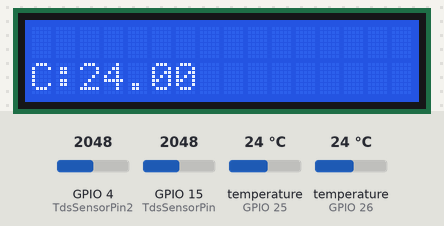
Bench run of a sketch on a simulated ESP32. Parts: 16×2 character LCD. Inputs (shaded band) come from the test bench; at power-on: temperature (sensors on GPIO 25, GPIO 26) 24 °C, GPIO 4 (TdsSensorPin2) = 2048, GPIO 15 (TdsSensorPin) = 2048. What the sketch prints to the serial monitor is not drawn.

Above: at 2.4 s.
2.5 s: temperature (sensor on GPIO 25) set to 12 °C
At 6.3 s:
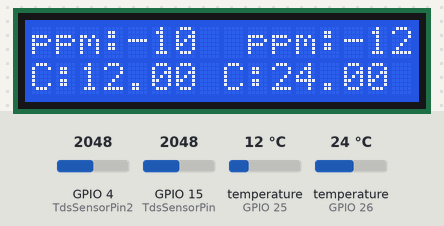
7.3 s: temperature (sensor on GPIO 26) set to 19 °C
At 10.6 s:
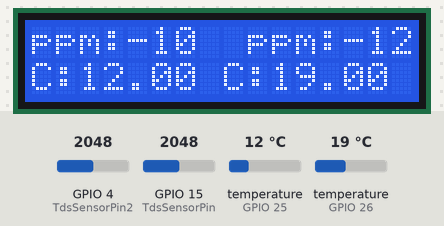
12.1 s: temperature (sensor on GPIO 25) set to 28 °C
At 13.6 s:
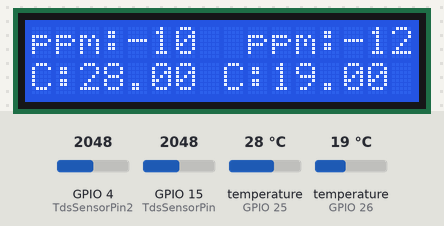
16.9 s: temperature (sensor on GPIO 26) set to 33 °C
At 21.5 s:
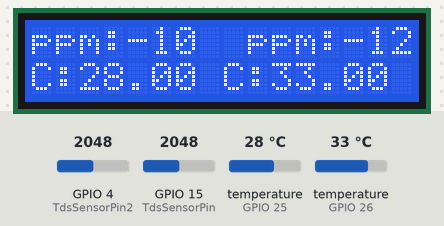
21.9 s: temperature (sensor on GPIO 25) set to 41 °C
At 24.5 s:
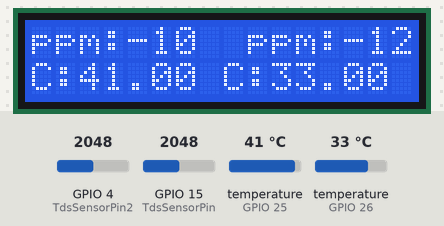
26.7 s: temperature (sensor on GPIO 26) set to 1 °C
At 28.8 s:
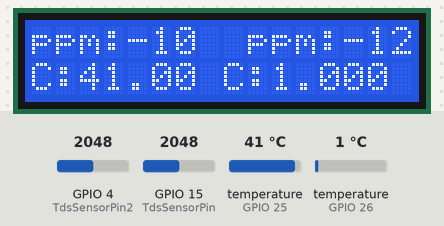
Timing chart, 0 to 30.3 s (numbered marks = the images above; inputs shaded):
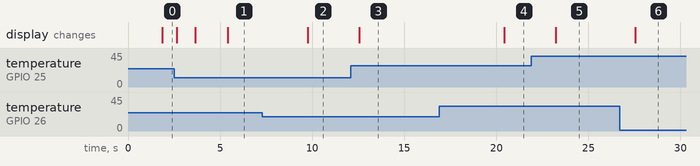

The sketch:

ESP32_4TDS_2TEMP.ino
```cpp
#include <LiquidCrystal_I2C.h>
#include <OneWire.h>
#include <DallasTemperature.h>

LiquidCrystal_I2C lcd (0x27, 16,2);

#define TdsSensorPin 15
#define VREF 5.0      // analog reference voltage(Volt) of the ADC
#define SCOUNT  30           // sum of sample point
int analogBuffer[SCOUNT];    // store the analog value in the array, read from ADC
int analogBufferTemp[SCOUNT];
int analogBufferIndex = 0,copyIndex = 0;
float averageVoltage = 0,tdsValue = 0,temperature = 25;

#define TdsSensorPin2 4
#define VREF2 5.0      // analog reference voltage(Volt) of the ADC
#define SCOUNT2  30           // sum of sample point
int analogBuffer2[SCOUNT2];    // store the analog value in the array, read from ADC
int analogBufferTemp2[SCOUNT2];
int analogBufferIndex2 = 0,copyIndex2 = 0;
float averageVoltage2 = 0,tdsValue2 = 0,temperature2 = 25;

OneWire ourWireBus1(25);                  //Se establece el pin 4  como bus OneWire
DallasTemperature sensor1(&ourWireBus1); //Se declara una variable u objeto para nuestro sensor

OneWire ourWireBus2(26);                  //Se establece el pin 4  como bus OneWire
DallasTemperature sensor2(&ourWireBus2); //Se declara una variable u objeto para nuestro sensor

void setup()
{
    Serial.begin(115200);
    lcd.init();  // Initialize the LCD connected
    lcd.backlight();  // Turn on the backlight on LCD.
    pinMode(TdsSensorPin,INPUT);
    pinMode(TdsSensorPin2,INPUT);
    sensor1.begin();   //Se inicia el sensor
    sensor2.begin();   //Se inicia el sensor
}

void loop()
{
   static unsigned long analogSampleTimepoint = millis();
   if(millis()-analogSampleTimepoint > 40U)     //every 40 milliseconds,read the analog value from the ADC
   {
     analogSampleTimepoint = millis();
     analogBuffer[analogBufferIndex] = analogRead(TdsSensorPin);    //read the analog value and store into the buffer
     analogBufferIndex++;
     if(analogBufferIndex == SCOUNT)
         analogBufferIndex = 0;
   }
   static unsigned long printTimepoint = millis();
   if(millis()-printTimepoint > 800U)
   {
      printTimepoint = millis();
      for(copyIndex=0;copyIndex<SCOUNT;copyIndex++)
        analogBufferTemp[copyIndex]= analogBuffer[copyIndex];
      averageVoltage = getMedianNum(analogBufferTemp,SCOUNT) * (float)VREF / 1024.0; // read the analog value more stable by the median filtering algorithm, and convert to voltage value
      float compensationCoefficient=1.0+0.02*(temperature-25.0);    //temperature compensation formula: fFinalResult(25^C) = fFinalResult(current)/(1.0+0.02*(fTP-25.0));
      float compensationVolatge=averageVoltage/compensationCoefficient;  //temperature compensation
      tdsValue=(133.42*compensationVolatge*compensationVolatge*compensationVolatge - 255.86*compensationVolatge*compensationVolatge + 857.39*compensationVolatge)*0.5; //convert voltage value to tds value
      //Serial.print("voltage:");
      //Serial.print(averageVoltage,2);
      //Serial.print("V   ");
      tdsValue= (tdsValue*0.025509483)-10;
      Serial.print("TDS Value:");
      Serial.print(tdsValue,0);
      Serial.println("ppm");
      lcd.setCursor(0, 0);    //Here cursor is placed on first position (col: 0) of the second line (row: 1)
      lcd.print ( "ppm:" );
      lcd.print( tdsValue,0);
   }

   static unsigned long analogSampleTimepoint2 = millis();
   if(millis()-analogSampleTimepoint2 > 40U)     //every 40 milliseconds,read the analog value from the ADC
   {
     analogSampleTimepoint2 = millis();
     analogBuffer2[analogBufferIndex2] = analogRead(TdsSensorPin2);    //read the analog value and store into the buffer
     analogBufferIndex2++;
     if(analogBufferIndex2 == SCOUNT2)
         analogBufferIndex2 = 0;
   }
   static unsigned long printTimepoint2 = millis();
   if(millis()-printTimepoint2 > 800U)
   {
      printTimepoint2 = millis();
      for(copyIndex2=0;copyIndex2<SCOUNT2;copyIndex2++)
        analogBufferTemp2[copyIndex2]= analogBuffer2[copyIndex2];
      averageVoltage2 = getMedianNum2(analogBufferTemp2,SCOUNT2) * (float)VREF2 / 1024.0; // read the analog value more stable by the median filtering algorithm, and convert to voltage value
      float compensationCoefficient2=1.0+0.02*(temperature2-25.0);    //temperature compensation formula: fFinalResult(25^C) = fFinalResult(current)/(1.0+0.02*(fTP-25.0));
      float compensationVolatge2=averageVoltage2/compensationCoefficient2;  //temperature compensation
      tdsValue2=(133.42*compensationVolatge2*compensationVolatge2*compensationVolatge2 - 255.86*compensationVolatge2*compensationVolatge2 + 857.39*compensationVolatge2)*0.5; //convert voltage value to tds value
      //Serial.print("voltage:");
      //Serial.print(averageVoltage,2);
      //Serial.print("V   ");
      tdsValue2= (tdsValue2*0.013126029)-12;
      Serial.print("TDS Value2:");
      Serial.print(tdsValue2,0);
      Serial.println("ppm");
      lcd.print ( "  ppm:" );
      lcd.print( tdsValue2,0);
   }
   delay(1000);

   sensor1.requestTemperatures();   //Se envía el comando para leer la temperatura
   float temp1= sensor1.getTempCByIndex(0); //Se obtiene la temperatura en ºC
   Serial.print(temp1);
   Serial.println(" C");
   lcd.setCursor(0, 1);
   lcd.print ( "C:" );
   lcd.print ( temp1 );

   sensor2.requestTemperatures();   //Se envía el comando para leer la temperatura
   float temp2= sensor2.getTempCByIndex(0); //Se obtiene la temperatura en ºC
   Serial.print(temp2);
   Serial.println(" C");
   lcd.print ( " C:" );
   lcd.print ( temp2 );

  delay(1000);
}
int getMedianNum(int bArray[], int iFilterLen)
{
      int bTab[iFilterLen];
      for (byte i = 0; i<iFilterLen; i++)
      bTab[i] = bArray[i];
      int i, j, bTemp;
      for (j = 0; j < iFilterLen - 1; j++)
      {
      for (i = 0; i < iFilterLen - j - 1; i++)
          {
        if (bTab[i] > bTab[i + 1])
            {
        bTemp = bTab[i];
            bTab[i] = bTab[i + 1];
        bTab[i + 1] = bTemp;
         }
      }
      }
      if ((iFilterLen & 1) > 0)
    bTemp = bTab[(iFilterLen - 1) / 2];
      else
    bTemp = (bTab[iFilterLen / 2] + bTab[iFilterLen / 2 - 1]) / 2;
      return bTemp;
}

int getMedianNum2(int bArray2[], int iFilterLen2)
{
      int bTab2[iFilterLen2];
      for (byte i2 = 0; i2<iFilterLen2; i2++)
      bTab2[i2] = bArray2[i2];
      int i2, j2, bTemp2;
      for (j2 = 0; j2 < iFilterLen2 - 1; j2++)
      {
      for (i2 = 0; i2 < iFilterLen2 - j2 - 1; i2++)
          {
        if (bTab2[i2] > bTab2[i2 + 1])
            {
        bTemp2 = bTab2[i2];
            bTab2[i2] = bTab2[i2 + 1];
        bTab2[i2 + 1] = bTemp2;
         }
      }
      }
      if ((iFilterLen2 & 1) > 0)
    bTemp2 = bTab2[(iFilterLen2 - 1) / 2];
      else
    bTemp2 = (bTab2[iFilterLen2 / 2] + bTab2[iFilterLen2 / 2 - 1]) / 2;
      return bTemp2;
}
```

Measured:
- after the input at 7.3 s, the display: changes after 2.5 s (image 2)
- after the input at 12.1 s, the display: changes after 0.44 s (image 3)
- after the input at 16.9 s, the display: changes after 3.5 s (image 4)
- after the input at 21.9 s, the display: changes after 1.3 s (image 5)
- after the input at 26.7 s, the display: changes after 0.85 s (image 6)
